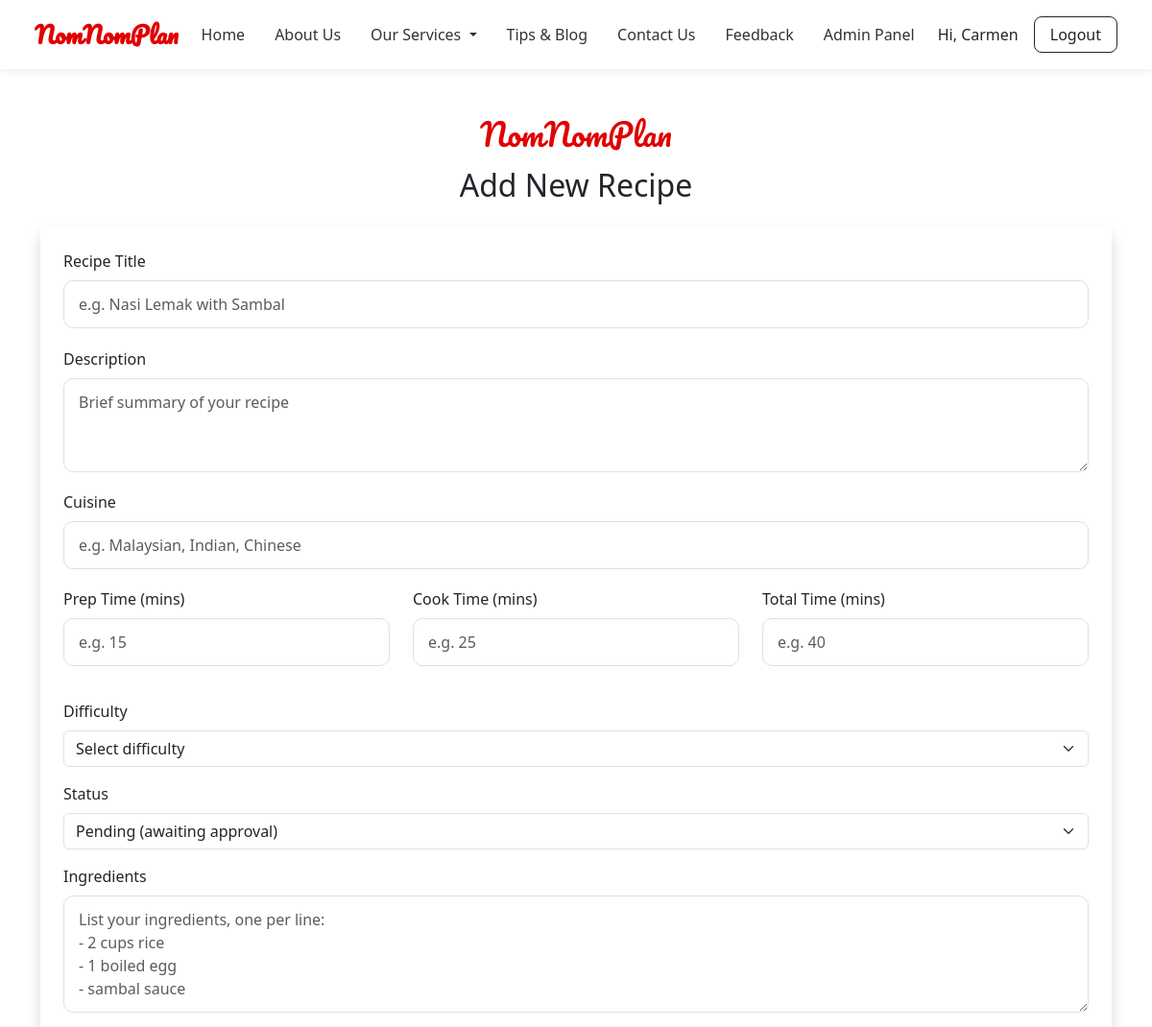
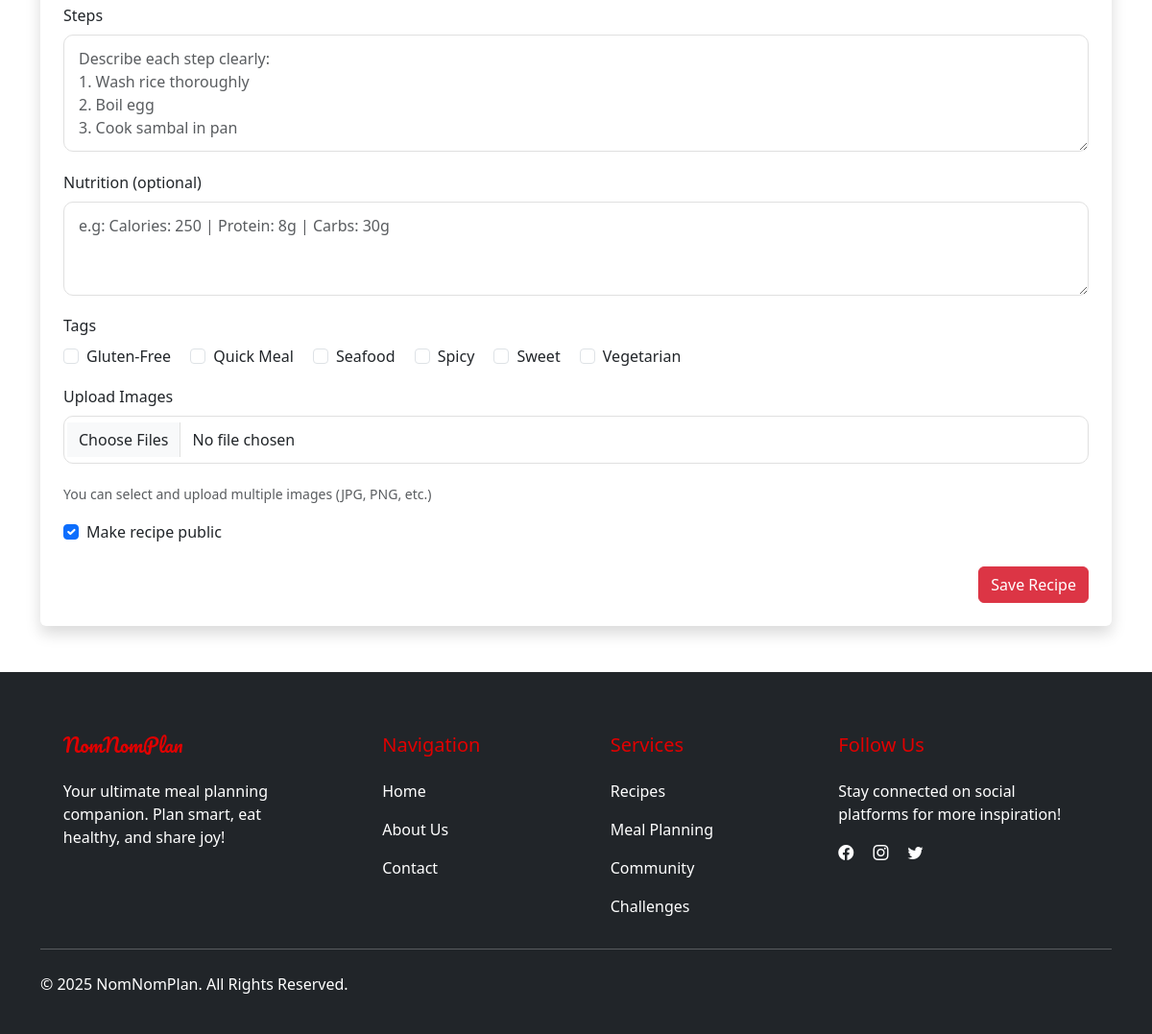
Screenshot of /recipe-modules/add-recipe.php (signed in) with the database file from the repository (2 pictures, top to bottom).
### tables this page shows
CREATE TABLE `tags` (
  `id` int(11) NOT NULL,
  `name` varchar(50) DEFAULT NULL
);

### recipe-modules/add-recipe.php (the view, shortened to what this page needs)
<?php
require_once '../includes/db.php';
$tagQuery = $conn->query("SELECT id, name FROM tags");
$tags = $tagQuery->fetch_all(MYSQLI_ASSOC);
?>
<!DOCTYPE html>
<html lang="en">
<head>
  <link href="https://cdn.jsdelivr.net/npm/bootstrap@5.3.2/dist/css/bootstrap.min.css" rel="stylesheet">
</head>
<body>
<?php include '../navbar.php'; ?>
<div class="container my-5">
  <h1 class="logo text-center mb-3">NomNomPlan</h1>
  <h2 class="text-center mb-4">Add New Recipe</h2>
  <form action="save-recipe.php" method="POST" enctype="multipart/form-data" class="bg-white p-4 shadow rounded">
    <div class="mb-3">
      <label class="form-label">Recipe Title</label>
      <input type="text" name="title" class="form-control" placeholder="e.g. Nasi Lemak with Sambal" required>
    </div>
    <div class="mb-3">
      <label class="form-label">Description</label>
      <textarea name="description" class="form-control" rows="3" placeholder="Brief summary of your recipe"></textarea>
    </div>
    <div class="mb-3">
      <label class="form-label">Cuisine</label>
      <input type="text" name="cuisine" class="form-control" placeholder="e.g. Malaysian, Indian, Chinese">
    </div>
    <div class="row">
      <div class="col-md-4 mb-3">
        <label class="form-label">Prep Time (mins)</label>
        <input type="number" name="prep_time" class="form-control" placeholder="e.g. 15">
      </div>
      <div class="col-md-4 mb-3">
        <label class="form-label">Cook Time (mins)</label>
        <input type="number" name="cook_time" class="form-control" placeholder="e.g. 25">
      </div>
      <div class="col-md-4 mb-3">
        <label class="form-label">Total Time (mins)</label>
        <input type="number" name="total_time" class="form-control" placeholder="e.g. 40">
      </div>
    </div>
    <div class="mb-3">
      <label class="form-label">Difficulty</label>
      <select name="difficulty" class="form-select">
        <option value="">Select difficulty</option>
      </select>
    </div>
    <div class="mb-3">
      <label class="form-label">Status</label>
      <select name="status" class="form-select">
        <option value="pending" selected>Pending (awaiting approval)</option>
      </select>
    </div>
    <div class="mb-3">
      <label class="form-label">Ingredients</label>
      <textarea name="ingredients" class="form-control" rows="4" placeholder="List your ingredients, one per line:
- 2 cups rice
- 1 boiled egg
- sambal sauce"></textarea>
    </div>
    <div class="mb-3">
      <label class="form-label">Steps</label>
      <textarea name="steps" class="form-control" rows="4" placeholder="Describe each step clearly:
1. Wash rice thoroughly
2. Boil egg
3. Cook sambal in pan"></textarea>
    </div>
    <div class="mb-3">
      <label class="form-label">Nutrition (optional)</label>
      <textarea name="nutrition" class="form-control" rows="3" placeholder='e.g: Calories: 250 | Protein: 8g | Carbs: 30g'></textarea>
    </div>
    <div class="mb-3">
      <label class="form-label">Tags</label><br>
      <?php foreach ($tags as $tag): ?>
        <div class="form-check form-check-inline">
          <input class="form-check-input" type="checkbox" name="tags[]" value="<?= $tag['id'] ?>" id="tag<?= $tag['id'] ?>">
          <label class="form-check-label" for="tag<?= $tag['id'] ?>"><?= htmlspecialchars($tag['name']) ?></label>
        </div>
      <?php endforeach; ?>
    </div>
    <div class="mb-3">
      <label class="form-label">Upload Images</label>
      <input type="file" name="images[]" class="form-control" multiple accept="image/*">
      <small class="text-muted">You can select and upload multiple images (JPG, PNG, etc.)</small>
    </div>
    <div class="form-check mb-4">
      <input class="form-check-input" type="checkbox" name="is_public" id="is_public" checked>
      <label class="form-check-label" for="is_public">Make recipe public</label>
    </div>
    <div class="text-end">
      <button type="submit" class="btn btn-danger">Save Recipe</button>
    </div>
  </form>
</div>
<?php include '../includes/footer.php'; ?>
</body>
</html>

### recipe-modules/add-recipe.php (style rules this page uses)
.logo { font-family: 'Pacifico', cursive; font-size: 2rem; color: #e00000; }
.form-label { font-weight: 500; }

### navbar.php (style rules this page uses)
:root { --primary: #e00000; --secondary: rgb(238, 140, 140); }
.form-control { padding: 12px 15px; border-radius: 10px; border: 1px solid #e0e0e0; margin-bottom: 1.2rem; }

### rows the page displays
tags: name "Gluten-Free"
tags: name "Quick Meal"
tags: name "Seafood"
tags: name "Spicy"
tags: name "Sweet"
tags: name "Vegetarian"

### other values shown
$_SESSION['user_name'] "Carmen"
